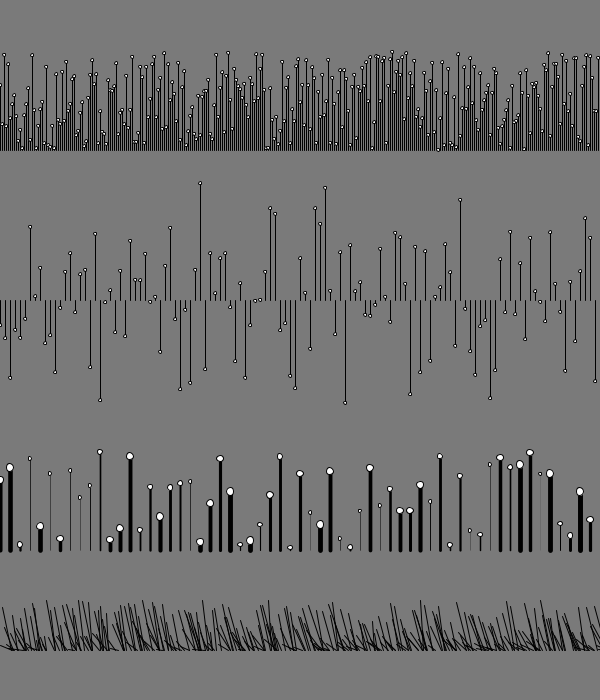
Frame 1 (no input)
Frame 60 (the mouse pressed at the canvas centre just before this capture): identical to frame 1, image omitted
Frame 120 (the mouse held since frame 60 and released just before this capture): identical to frame 1, image omitted

The Processing sketch that drew this single still picture (run headless with seeded random() and noise(); from frame 60 on, the mouse is pressed at the canvas centre):

// Processing sketch: alines_01
// ── alines_01.pde
/*
 * DXB211 Programming for Visual Designers
 * Repetition - and random functions
 * by Gavin Sade
 * Copyright (c) 2014 QUT
 *
 * Interaction
 * Use a for loop to draw a series of vertical lines across the canvas
 * Use the random function to vary a visual parameter (length, stroke etc)
 * change from line to rect or ellipse
 * vary other properties
 * 
 * ACTIVITY
 * Vary the function, and draw parameters
 * vary line spacing with mouse input, or key input
 * move to drw() see variation
 * useRandomSeed() with a constant in draw() see difference.
 */


// Setup function -- called only once when the program begins
void setup() {
  //  set the size of the display area / window
  size(600, 700);

  //set the background colour
  background(122, 122, 122);


  // three different for loops which draw vertical lines across the canvas

  // Using Random  - do this in setup to see the pattern, or set framerate to lower number
  for (int x=0; x< width; x=x+2) {
    float y = random(100);
    line(x, 150, x, 150-y); // line
    ellipse(x, 150-y, 3, 3); // dot at end of line
  }

  // USING randomGausian  function
  for (int x=0; x< width; x+=5) {
    float y = 50*randomGaussian();
    line(x, 300, x, y+300);
    ellipse(x, y+300, 3, 3); // dot at end of line
  }



  // Using Random  - do this in setup to see the pattern, or set framerate to lower number
  for (int x=0; x< width; x=x+10) {
    float y = random(100);
    float w = random(5);
    strokeWeight(w);
    line(x, 550, x, 550-y); // line
    strokeWeight(1);
    ellipse(x, 550-y, w+3, w+3); // dot at end of line
  }


  // USING randomGausian  function
  // Add noise to vary angle
  float off = 0.0;
  for (int x=0; x< width; x+=2) {
    float y = random(50);
    float offset = noise(off) * 20;
    line(x+offset, 650, x, 650-y);
    off+= 0.5;
  }


  frameRate(5);
}



// the draw function -- called continuously while program is running
void draw() {

  //background(255, 255, 255);
}


// function to handle key events
void keyReleased() {
  // if s is pressed save an image
  if (key == 's') {
    save("myImage.png");
  }

  // if r is pressed reset by drawing background
  if (key == 'r') {
    background(122, 122, 122);
  }
}
